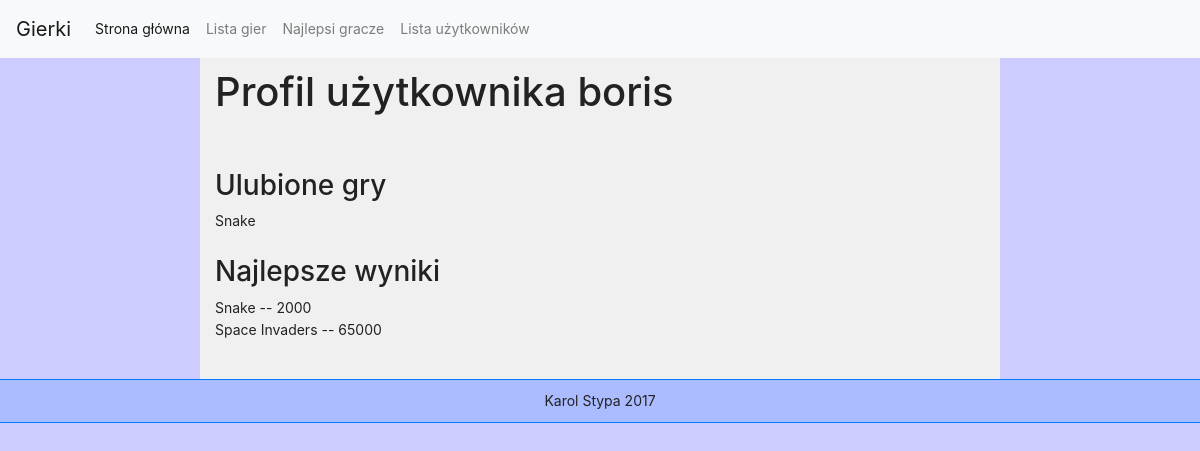
Screenshot of /profile.php?id=3 with the database file from the repository.
### tables this page shows
CREATE TABLE `users` (
  `id` int(11) NOT NULL,
  `login` varchar(255) NOT NULL,
  `password` varchar(255) NOT NULL,
  `email` varchar(255) NOT NULL,
  `group_id` int(11) NOT NULL,
  `registered` int(11) NOT NULL,
  `last_login` int(11) NOT NULL,
  `ip` varchar(15) NOT NULL
);

CREATE TABLE `favorites` (
  `id` int(11) NOT NULL,
  `user_id` int(11) NOT NULL,
  `game_id` int(11) NOT NULL
);

CREATE TABLE `games` (
  `id` int(11) NOT NULL,
  `name` varchar(255) NOT NULL,
  `play_count` int(11) NOT NULL,
  `description` varchar(255) NOT NULL,
  `url` varchar(255) NOT NULL,
  `thumbnail` varchar(255) NOT NULL,
  `image1` varchar(255) NOT NULL,
  `image2` varchar(255) NOT NULL
);

CREATE TABLE `scores` (
  `id` int(11) NOT NULL,
  `game_id` int(11) NOT NULL,
  `user_id` int(11) NOT NULL,
  `timestamp` timestamp NOT NULL DEFAULT CURRENT_TIMESTAMP ON UPDATE CURRENT_TIMESTAMP,
  `score` int(11) NOT NULL
);

### profile.php (the view, shortened to what this page needs)
<?php
	require_once "session.php";
	if(isset($_GET['id'])) {
		if($_GET['id']) {
			$profile_id = $_GET['id'];
		}
		else {
			$profile_id = $user_id['id'];
		}
	}
	else {
		$profile_id = $user_id['id'];
	}
?>
<!DOCTYPE html>
<html>
	<head>
		<link rel="stylesheet" href="https://maxcdn.bootstrapcdn.com/bootstrap/4.0.0-beta.2/css/bootstrap.min.css">
		<link rel="stylesheet" href="./css/style.css">
	</head>
	<body>
		<?php include "navbar.php"; ?>
		<div class="container-fluid col-md-8 main">
    		<?php
			$username_query = "SELECT login FROM users WHERE id = ".$profile_id." limit 1;";
			$username_result = mysql_query($username_query);
			$username = mysql_fetch_assoc($username_result);
			echo '<h1>Profil użytkownika '.$username['login'].'</h1><br>';
			?>
			<br>
            <h3>Ulubione gry</h3>
            <?php
            $fav_select_query = "SELECT A.game_id, B.name as game
                                        FROM favorites A
                                        JOIN games B
                                        ON B.id = A.game_id
                                        WHERE A.user_id = ".$profile_id."
                                        ORDER BY B.id ASC";
            $fav_select_result = mysql_query($fav_select_query);
            while($row = mysql_fetch_assoc($fav_select_result)) {
                echo $row['game'].'<br>';
            }
            ?><br>
            <h3>Najlepsze wyniki</h3>
            <?php
            $scores_select_query = "SELECT A.score, B.name as game
                                        FROM scores A
                                        JOIN games B
                                        ON B.id = A.game_id
                                        WHERE A.user_id = ".$profile_id."
                                        ORDER BY B.id ASC";
            $scores_select_result = mysql_query($scores_select_query);
            while($row = mysql_fetch_assoc($scores_select_result)) {
                echo $row['game'].' -- '.$row['score'].'<br>';
            }
            ?>
            <br>
        </div>
    </body>
</html>

### css/style.css (style rules this page uses)
body { font-size: 14px; line-height: 1.6; background-color: #CCCCFF; color: #222222; height: 100%; min-height: 100%; }
.main { padding-top: 10px; background-color: #F0F0F0; padding-bottom: 15px; min-height: 100%; }
.footer { text-align: center; background-color: #AABBFF!important; padding: 10px; border-top: 1px solid #007BFF; border-bottom: 1px solid #007BFF; }

### rows the page displays
users: login "boris"
favorites: game.name "Snake"
scores: game.name "Snake", score "2000"
scores: game.name "Space Invaders", score "65000"
